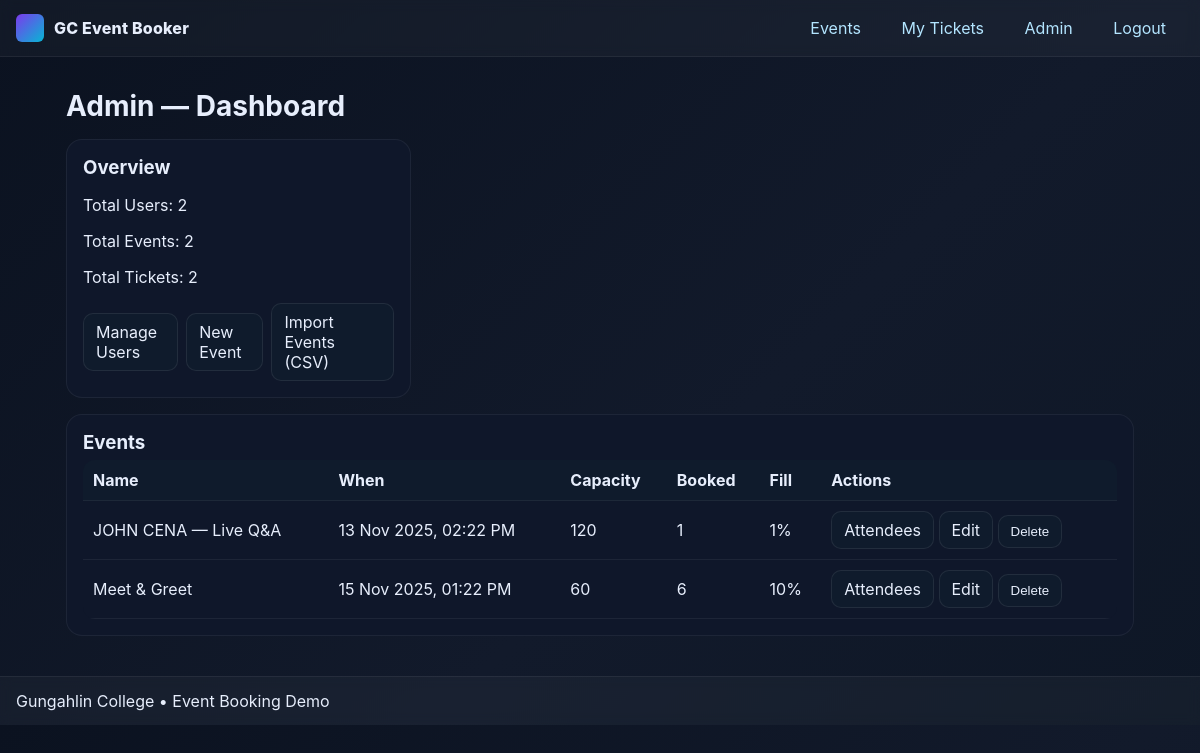
The app's page /admin (signed in) with its own data.
### models.py (models this page shows, shortened)
class Event(db.Model):
    __tablename__ = "Event"
    id = db.Column(db.BigInteger, primary_key=True, autoincrement=True)
    name = db.Column(db.Text, nullable=False)
    capacity = db.Column(db.Integer, nullable=False)
    description = db.Column(db.Text, nullable=False)
    datetime = db.Column(db.DateTime, nullable=False)
    venue = db.Column(db.Text, nullable=False)
    tickets = db.relationship("Ticket", back_populates="event", cascade="all, delete-orphan")
    @property
    def booked_total(self) -> int:
        total = db.session.execute(
            db.select(db.func.coalesce(db.func.sum(Ticket.qty), 0)).where(Ticket.eventID == self.id)
        ).scalar_one()
        return int(total or 0)

### app.py (the view)
    @app.route("/admin")
    @admin_required
    def admin_home():
        events = Event.query.order_by(Event.datetime.asc()).all()
        total_users = db.session.execute(db.select(db.func.count(User.id))).scalar_one()
        total_events = db.session.execute(db.select(db.func.count(Event.id))).scalar_one()
        total_tickets = db.session.execute(db.select(db.func.count(Ticket.id))).scalar_one()
        occupancy = []
        for e in events:
            booked = e.booked_total
            percent = int(round((booked / e.capacity) * 100)) if e.capacity else 0
            occupancy.append((e, booked, percent))
        return render_template(
            "admin.html",
            events=events,
            stats=dict(users=total_users, events=total_events, tickets=total_tickets),
            occupancy=occupancy,
            user=current_user()
        )

### templates/admin.html
{% extends "base.html" %}
{% block content %}
<h1>Admin — Dashboard</h1>
<div class="card-grid">
  <article class="card">
    <h3>Overview</h3>
    <p>Total Users: {{ stats.users }}</p>
    <p>Total Events: {{ stats.events }}</p>
    <p>Total Tickets: {{ stats.tickets }}</p>
    <div class="actions">
      <a class="btn" href="{{ url_for('admin_users') }}">Manage Users</a>
      <a class="btn" href="{{ url_for('admin_event_new') }}">New Event</a>
      <a class="btn" href="{{ url_for('admin_import') }}">Import Events (CSV)</a>
    </div>
  </article>
  <article class="card" style="grid-column:1/-1;">
    <h3>Events</h3>
    <table class="table">
      <thead>
        <tr><th>Name</th><th>When</th><th>Capacity</th><th>Booked</th><th>Fill</th><th>Actions</th></tr>
      </thead>
      <tbody>
      {% for e, booked, pct in occupancy %}
        <tr>
          <td>{{ e.name }}</td>
          <td>{{ e.datetime.strftime('%d %b %Y, %I:%M %p') }}</td>
          <td>{{ e.capacity }}</td>
          <td>{{ booked }}</td>
          <td>{{ pct }}%</td>
          <td>
            <a class="btn" href="{{ url_for('admin_event', event_id=e.id) }}">Attendees</a>
            <a class="btn" href="{{ url_for('admin_event_edit', event_id=e.id) }}">Edit</a>
            <form method="post" action="{{ url_for('admin_event_delete', event_id=e.id) }}" class="inline" onsubmit="return confirm('Delete this event?');">
              <button class="btn" type="submit">Delete</button>
            </form>
          </td>
        </tr>
      {% endfor %}
      </tbody>
    </table>
  </article>
</div>
{% endblock %}

### static/style.css (style rules this page uses)
:root { --bg:#0b1220; --panel:#0f172a; --muted:#8aa0bd; --text:#e7eefc; --brand:#7c3aed; --brand2:#06b6d4; --ok:#22c55e; --warn:#f59e0b; --danger:#ef4444; }
* { box-sizing:border-box }
html,body { margin:0;padding:0;background:linear-gradient(135deg,var(--bg),#121a2b 60%, #0e1726);color:var(--text);font-family:Inter,system-ui,-apple-system,Segoe UI,Roboto,Arial,sans-serif; }
a { color:#b3e5ff;text-decoration:none }
h1 { font-size:28px;margin:0 0 16px }
h3 { margin:0 0 6px }
.card-grid { display:grid;grid-template-columns:repeat(auto-fill,minmax(280px,1fr));gap:16px }
.card { background:var(--panel);border:1px solid rgba(255,255,255,0.06);border-radius:16px;padding:16px }
.actions { display:flex;gap:8px;align-items:center }
.inline { display:inline-flex;gap:8px;align-items:center;margin:0 }
.btn { display:inline-block;padding:8px 12px;border-radius:10px;background:#0f1b2c;border:1px solid rgba(255,255,255,0.08);color:var(--text) }
.table { width:100%;border-collapse:collapse;background:var(--panel);border-radius:12px;overflow:hidden }
.table th,.table td { padding:10px;border-bottom:1px solid rgba(255,255,255,0.06);text-align:left }
.table thead th { background:#0f1b2c }

### records on screen
Event: name "JOHN CENA — Live Q&A", datetime "13 Nov 2025, 02:22 PM", capacity "120", id "1"
Event: name "Meet & Greet", datetime "15 Nov 2025, 01:22 PM", capacity "60", booked "6", pct "10"

### other values on screen
{{ stats.users }} "2"
{{ stats.events }} "2"
{{ stats.tickets }} "2"
